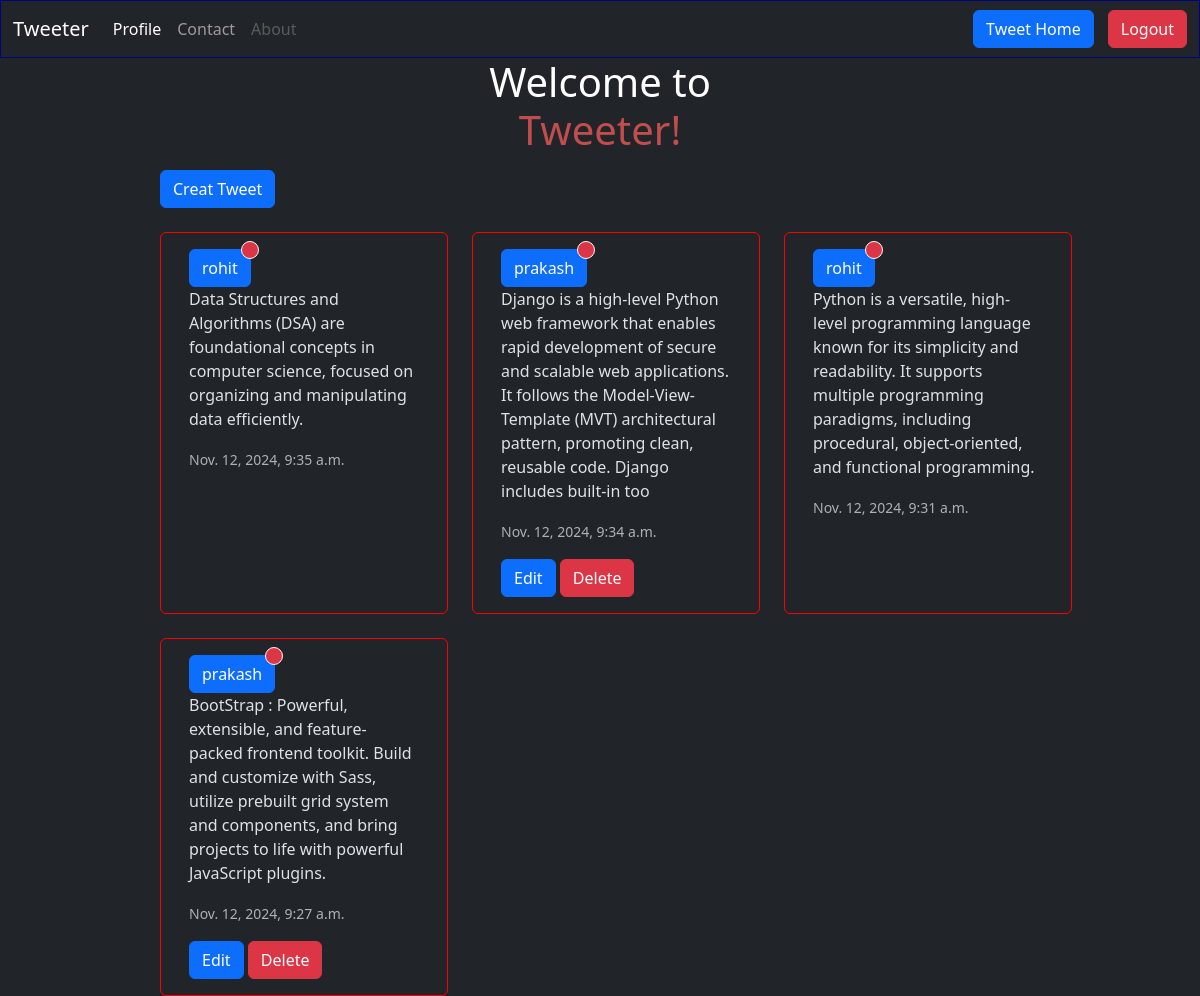
The page /coder/ (signed in) on the database its author committed.
### coder/models.py (models this page shows, shortened)
class Tweet(models.Model):
    user=models.ForeignKey(User,on_delete=models.CASCADE)
    text=models.TextField(max_length=240)
    photo=models.ImageField(upload_to='photos/',null=True,blank=True)
    created_at=models.DateTimeField(auto_now_add=True)
    Updated_at=models.DateTimeField(auto_now=True)

### coder/views.py (the view)
# urls.py: path('', views.tweet_list,name='tweet_list'),
def tweet_list(request):
    tweets=Tweet.objects.all().order_by('-created_at')
    recent_threshold = timezone.now() - timedelta(days=1)
    for tweet in tweets:
        tweet.is_recent = tweet.created_at >= recent_threshold
    return render(request, 'tweet_list.html', {'tweets': tweets})

### coder/templates/tweet_list.html (shortened to what this page needs)
{% extends "layout.html" %}
{% load static %}
{% block content %}
<a class="btn btn-primary mb-4" href="{% url 'tweet_create' %}" role="button" style="margin-left: 160px;;">Creat Tweet</a>
<div class="conainer row gap-4" style="margin-left:160px;">
  {% for tweet in tweets %}
  <div class="card" style="width: 18rem; border: 1px solid red;">
    <div class="card-body">
      <button type="button" class="btn btn-primary position-relative">
        {{ tweet.user.username }}
        <span class="position-absolute top-0 start-100 translate-middle p-2
                     border border-light rounded-circle
                     {% if tweet.is_recent %}bg-success{% else %}bg-danger{% endif %}">
        </span>
    </button>
      <p class="card-text" >{{tweet.text}}</p>
      <p class="card-text"><small class="text-body-secondary">{{tweet.created_at}}</small></p>
      {% if tweet.user == user %}
      <a class="btn btn-primary" href="{% url 'tweet_edit' tweet.id%}" role="button">Edit</a>
      <a class="btn btn-danger" href="{% url 'tweet_delete' tweet.id%}" role="button">Delete</a>
      {% endif %}
    </div>
  </div>
  {% endfor %}
  </div>
  {% endblock %}

### rows shown on the page
Tweet: user.username "rohit", text "Data Structures and Algorithms (DSA) are foundational concepts in computer science, focused on organizing and manipulating data efficiently.", created_at "Nov. 12, 2024, 9:35 a.m."
Tweet: user.username "prakash", text "Django is a high-level Python web framework that enables rapid development of secure and scalable web applications. It follows the Model-View-Template (MVT) architectural pattern, promoting clean, reusable code. Django includes built-in too", created_at "Nov. 12, 2024, 9:34 a.m.", shows "Edit"
Tweet: user.username "rohit", text "Python is a versatile, high-level programming language known for its simplicity and readability. It supports multiple programming paradigms, including procedural, object-oriented, and functional programming.", created_at "Nov. 12, 2024, 9:31 a.m."
Tweet: user.username "prakash", text "BootStrap : Powerful, extensible, and feature-packed frontend toolkit. Build and customize with Sass, utilize prebuilt grid system and components, and bring projects to life with powerful JavaScript plugins.", created_at "Nov. 12, 2024, 9:27 a.m.", shows "Edit"
